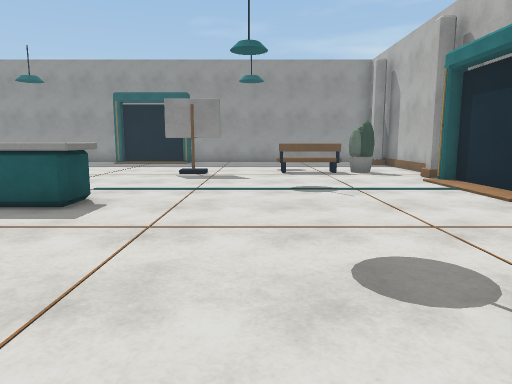
view 1 (above)

16 first-person views from a walk through a Unity game level. The camera is 1.2 m above the floor, tilts 8° down and sees 70° across. The floor is counted in squares, 1 m on a side. Each view is taken from the middle of a square. On the plan, view 1 faces up. The plan holds only what a view shows up to about 15 squares ahead; the rest is blank.

view 2
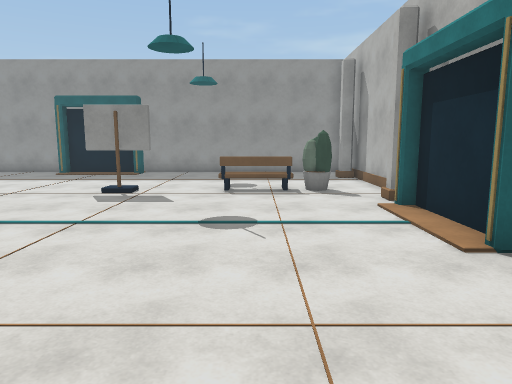

view 3
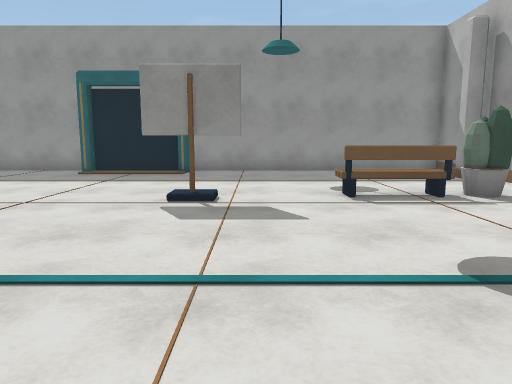

view 4
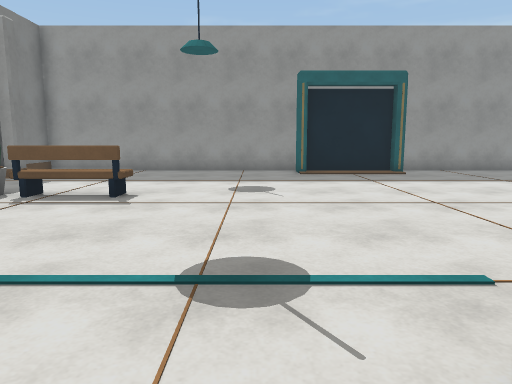

view 5
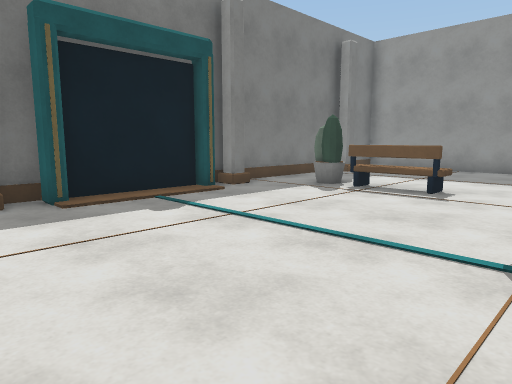

view 6
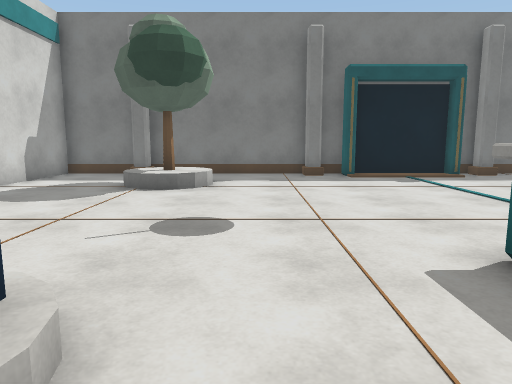

view 7
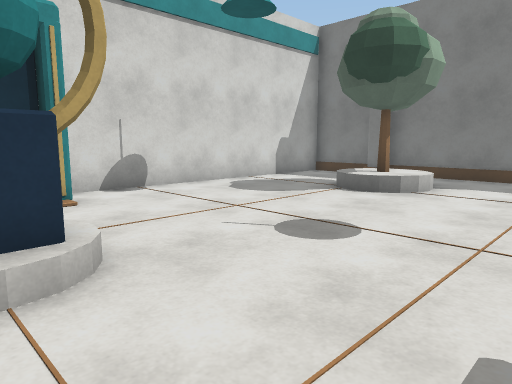

view 8
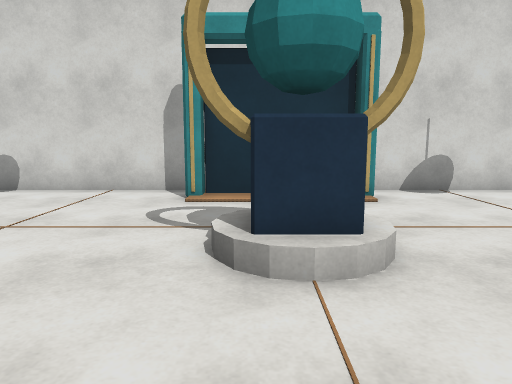

view 9
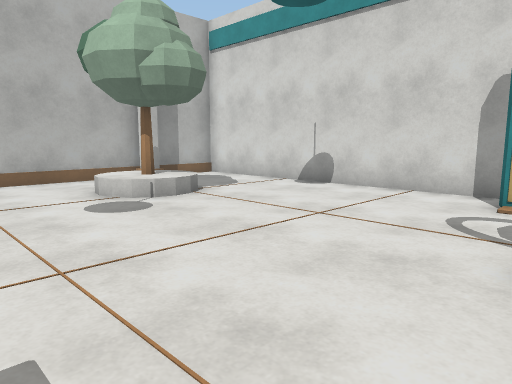

view 10
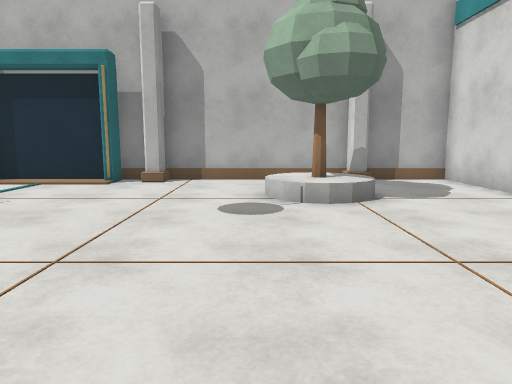

view 11
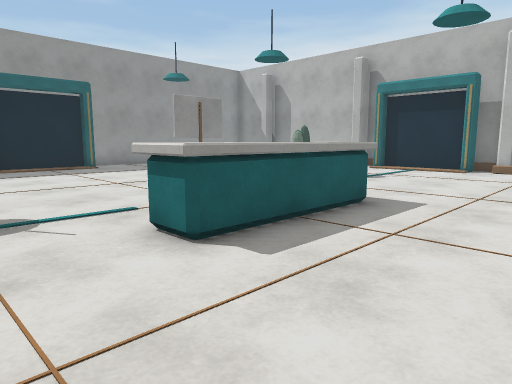

view 12
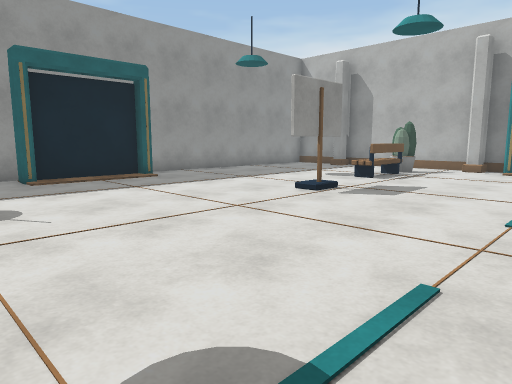

view 13
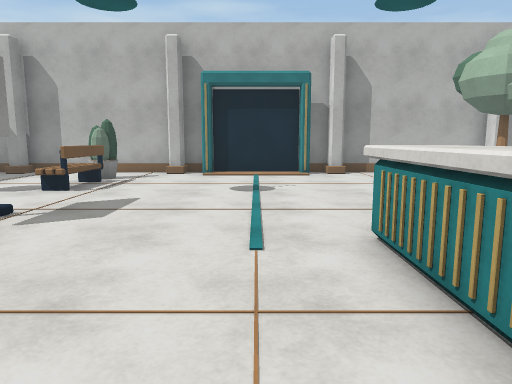

view 14
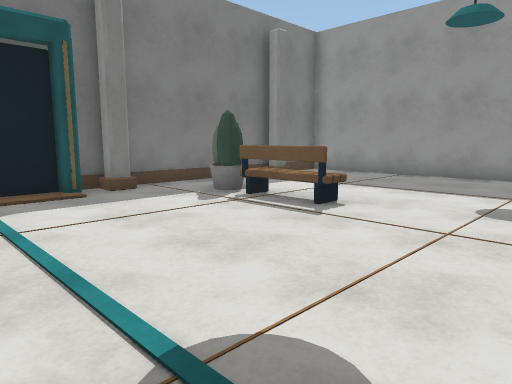

view 15
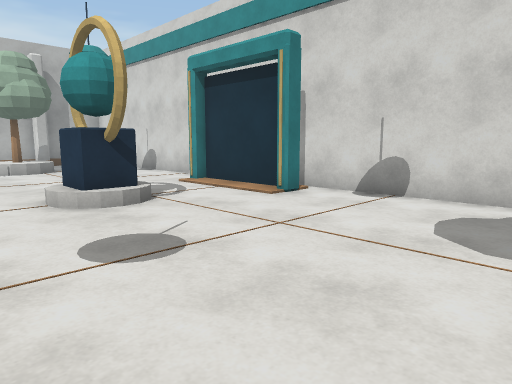

view 16
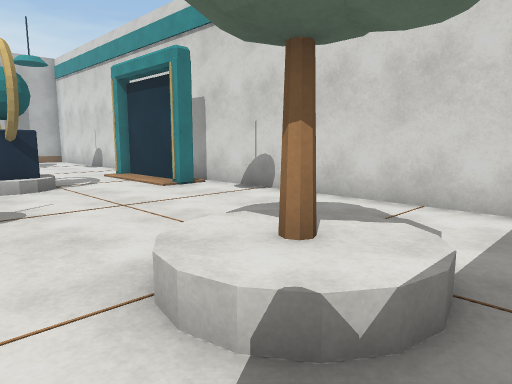

### Floor plan
Key: @ floor where view 1 was taken; # wall or solid block; . floor; / step, stairs or slope; T thing the floor can be seen under or through; O other object.
Columns run from 17 left of view 1 to 7 right of it. Each row starts with its distance up from view 1.
 21 ###########   ##########
 20 #.........OOOO......    #
 19 #  .................    #
 18 O ..................  .O#
 17 #.......................#
 16 #.......................#
 15 #.......................#
 14 #.OOOO............OOOO..#
 13 #.............TT........#
 12 O......................O#
 11 #......................##
 10 O......................O
  9 O......................O
  8 O.........OOOO.........O
  7 #........OOOOOO........##
  6 O......................O#
  5 #.......................#
  4 #.......................#
  3 #.................../...#
  2 #.OOO......OO....../O ..#
  1 #.O .............../O   #
  0 O................@.....O#
 -1 #.......................#
 -2 #.........OOOO..........#
 -3 #########################

Positions as (right, up) in squares from view 1, and headings:
1: (0, 0), facing up
2: (2, 2), facing up
3: (-1, 6), facing up
4: (-9, 6), facing up
5: (-9, 5), facing up-left
6: (-4, 4), facing left
7: (-5, 6), facing down-left
8: (-5, 6), facing down
9: (-5, 6), facing down-right
10: (-5, 3), facing right
11: (-10, 3), facing up-right
12: (-10, 8), facing up-right
13: (-8, 9), facing right
14: (-8, 8), facing up-left
15: (-13, 5), facing down-right
16: (-16, 4), facing down-right
